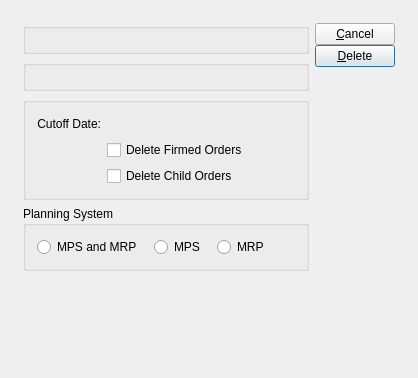
<ui version="4.0" >
 <comment>This file is part of the xTuple ERP: PostBooks Edition, a free and
open source Enterprise Resource Planning software suite,
Copyright (c) 1999-2011 by OpenMFG LLC, d/b/a xTuple.
It is licensed to you under the Common Public Attribution License
version 1.0, the full text of which (including xTuple-specific Exhibits)
is available at www.xtuple.com/CPAL.  By using this software, you agree
to be bound by its terms.</comment>
 <class>deletePlannedOrdersByPlannerCode</class>
 <widget class="QDialog" name="deletePlannedOrdersByPlannerCode" >
  <property name="geometry" >
   <rect>
    <x>0</x>
    <y>0</y>
    <width>418</width>
    <height>378</height>
   </rect>
  </property>
  <property name="sizeHint" stdset="0" >
   <size>
    <width>418</width>
    <height>378</height>
   </size>
  </property>
  <property name="windowTitle" >
   <string>Delete Planned Orders by Planner Code</string>
  </property>
  <layout class="QGridLayout" name="gridLayout_3" >
   <item row="0" column="0" >
    <layout class="QVBoxLayout" name="verticalLayout_2" >
     <property name="spacing" >
      <number>12</number>
     </property>
     <property name="margin" >
      <number>12</number>
     </property>
     <item>
      <layout class="QHBoxLayout" name="horizontalLayout_2" >
       <item>
        <layout class="QVBoxLayout" name="verticalLayout" >
         <item>
          <widget class="ParameterGroup" name="_plannerCode" >
           <property name="focusPolicy" >
            <enum>Qt::TabFocus</enum>
           </property>
           <property name="title" >
            <string/>
           </property>
           <property name="fixedSize" >
            <bool>false</bool>
           </property>
          </widget>
         </item>
         <item>
          <widget class="WarehouseGroup" name="_warehouse" >
           <property name="focusPolicy" >
            <enum>Qt::TabFocus</enum>
           </property>
           <property name="title" >
            <string/>
           </property>
           <property name="fixedSize" >
            <bool>false</bool>
           </property>
          </widget>
         </item>
         <item>
          <widget class="QGroupBox" name="_optionsGroup" >
           <property name="title" >
            <string/>
           </property>
           <layout class="QGridLayout" name="gridLayout_2" >
            <item row="0" column="0" >
             <widget class="QLabel" name="_cutoffDateLit" >
              <property name="text" >
               <string>Cutoff Date:</string>
              </property>
              <property name="alignment" >
               <set>Qt::AlignRight|Qt::AlignTrailing|Qt::AlignVCenter</set>
              </property>
             </widget>
            </item>
            <item row="0" column="1" >
             <layout class="QHBoxLayout" >
              <property name="spacing" >
               <number>0</number>
              </property>
              <property name="margin" >
               <number>0</number>
              </property>
              <item>
               <widget class="DLineEdit" name="_cutoffDate" />
              </item>
              <item>
               <spacer>
                <property name="orientation" >
                 <enum>Qt::Horizontal</enum>
                </property>
                <property name="sizeType" >
                 <enum>QSizePolicy::Expanding</enum>
                </property>
                <property name="sizeHint" stdset="0" >
                 <size>
                  <width>20</width>
                  <height>20</height>
                 </size>
                </property>
               </spacer>
              </item>
             </layout>
            </item>
            <item row="1" column="1" >
             <widget class="QCheckBox" name="_deleteFirmed" >
              <property name="text" >
               <string>Delete Firmed Orders</string>
              </property>
             </widget>
            </item>
            <item row="2" column="1" >
             <widget class="QCheckBox" name="_deleteChildren" >
              <property name="text" >
               <string>Delete Child Orders</string>
              </property>
             </widget>
            </item>
           </layout>
          </widget>
         </item>
         <item>
          <widget class="QGroupBox" name="_planningSystemGroup" >
           <property name="title" >
            <string>Planning System</string>
           </property>
           <layout class="QGridLayout" name="gridLayout" >
            <item row="0" column="0" >
             <layout class="QHBoxLayout" name="horizontalLayout" >
              <property name="spacing" >
               <number>12</number>
              </property>
              <item>
               <widget class="QRadioButton" name="_both" >
                <property name="text" >
                 <string>MPS and MRP</string>
                </property>
               </widget>
              </item>
              <item>
               <widget class="QRadioButton" name="_mps" >
                <property name="text" >
                 <string>MPS</string>
                </property>
               </widget>
              </item>
              <item>
               <widget class="QRadioButton" name="_mrp" >
                <property name="text" >
                 <string>MRP</string>
                </property>
               </widget>
              </item>
              <item>
               <spacer name="horizontalSpacer" >
                <property name="orientation" >
                 <enum>Qt::Horizontal</enum>
                </property>
                <property name="sizeHint" stdset="0" >
                 <size>
                  <width>40</width>
                  <height>20</height>
                 </size>
                </property>
               </spacer>
              </item>
             </layout>
            </item>
           </layout>
          </widget>
         </item>
        </layout>
       </item>
       <item>
        <spacer>
         <property name="orientation" >
          <enum>Qt::Horizontal</enum>
         </property>
         <property name="sizeType" >
          <enum>QSizePolicy::Expanding</enum>
         </property>
         <property name="sizeHint" stdset="0" >
          <size>
           <width>0</width>
           <height>10</height>
          </size>
         </property>
        </spacer>
       </item>
       <item>
        <layout class="QVBoxLayout" >
         <property name="spacing" >
          <number>0</number>
         </property>
         <property name="margin" >
          <number>0</number>
         </property>
         <item>
          <layout class="QVBoxLayout" >
           <property name="spacing" >
            <number>0</number>
           </property>
           <property name="margin" >
            <number>0</number>
           </property>
           <item>
            <widget class="QPushButton" name="_close" >
             <property name="text" >
              <string>&amp;Cancel</string>
             </property>
            </widget>
           </item>
           <item>
            <widget class="QPushButton" name="_delete" >
             <property name="text" >
              <string>&amp;Delete</string>
             </property>
             <property name="autoDefault" >
              <bool>true</bool>
             </property>
             <property name="default" >
              <bool>true</bool>
             </property>
            </widget>
           </item>
          </layout>
         </item>
         <item>
          <spacer>
           <property name="orientation" >
            <enum>Qt::Vertical</enum>
           </property>
           <property name="sizeHint" stdset="0" >
            <size>
             <width>20</width>
             <height>20</height>
            </size>
           </property>
          </spacer>
         </item>
        </layout>
       </item>
      </layout>
     </item>
     <item>
      <spacer>
       <property name="orientation" >
        <enum>Qt::Vertical</enum>
       </property>
       <property name="sizeType" >
        <enum>QSizePolicy::Expanding</enum>
       </property>
       <property name="sizeHint" stdset="0" >
        <size>
         <width>206</width>
         <height>0</height>
        </size>
       </property>
      </spacer>
     </item>
    </layout>
   </item>
  </layout>
 </widget>
 <layoutdefault spacing="6" margin="11" />
 <pixmapfunction>qPixmapFromMimeSource</pixmapfunction>
 <customwidgets>
  <customwidget>
   <class>DLineEdit</class>
   <extends>QWidget</extends>
   <header>datecluster.h</header>
  </customwidget>
  <customwidget>
   <class>ParameterGroup</class>
   <extends>QGroupBox</extends>
   <header>parametergroup.h</header>
  </customwidget>
  <customwidget>
   <class>WarehouseGroup</class>
   <extends>QGroupBox</extends>
   <header>warehousegroup.h</header>
  </customwidget>
 </customwidgets>
 <tabstops>
  <tabstop>_plannerCode</tabstop>
  <tabstop>_warehouse</tabstop>
  <tabstop>_deleteFirmed</tabstop>
  <tabstop>_deleteChildren</tabstop>
  <tabstop>_both</tabstop>
  <tabstop>_mps</tabstop>
  <tabstop>_mrp</tabstop>
  <tabstop>_delete</tabstop>
  <tabstop>_close</tabstop>
 </tabstops>
 <resources/>
 <connections>
  <connection>
   <sender>_close</sender>
   <signal>clicked()</signal>
   <receiver>deletePlannedOrdersByPlannerCode</receiver>
   <slot>reject()</slot>
   <hints>
    <hint type="sourcelabel" >
     <x>532</x>
     <y>27</y>
    </hint>
    <hint type="destinationlabel" >
     <x>20</x>
     <y>20</y>
    </hint>
   </hints>
  </connection>
 </connections>
</ui>
